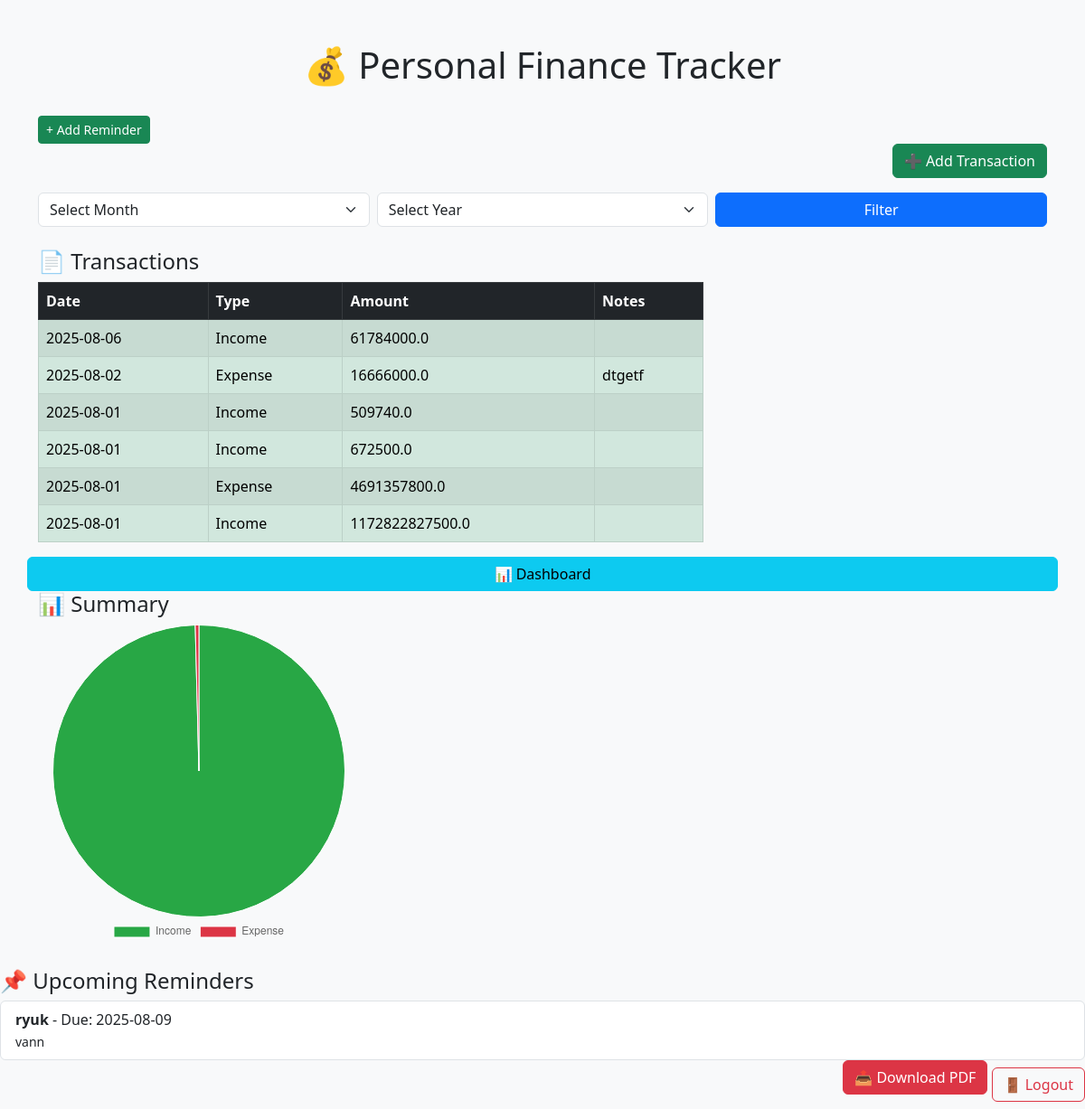
The page / (signed in) on the database its author committed.
### tables this page shows
CREATE TABLE transactions (
                id INTEGER PRIMARY KEY AUTOINCREMENT,
                user_id INTEGER NOT NULL,
                date TEXT NOT NULL,
                type TEXT NOT NULL,
                category TEXT NOT NULL,
                amount REAL NOT NULL,
                notes TEXT,
                FOREIGN KEY (user_id) REFERENCES users(id)
            );

CREATE TABLE reminders (
                id INTEGER PRIMARY KEY AUTOINCREMENT,
                user_id INTEGER NOT NULL,
                title TEXT NOT NULL,
                due_date TEXT NOT NULL,
                notes TEXT,
                FOREIGN KEY (user_id) REFERENCES users(id)
            );

### app.py (the view)
@app.route('/', methods=['GET', 'POST'])
def index():
    if 'user_id' not in session:
        return redirect('/login')
    user_id = session['user_id']
    month = request.args.get('month')
    year = request.args.get('year')
    where_clause = "WHERE user_id = ?"
    params = [user_id]
    if month and year:
        where_clause += " AND strftime('%m', date) = ? AND strftime('%Y', date) = ?"
        params.extend([month.zfill(2), year])
    with sqlite3.connect(DB_PATH) as conn:
        cursor = conn.execute(f"SELECT * FROM transactions {where_clause} ORDER BY date DESC", params)
        transactions = cursor.fetchall()
        income = conn.execute(f"SELECT SUM(amount) FROM transactions {where_clause} AND type='Income'", params).fetchone()[0] or 0
        expense = conn.execute(f"SELECT SUM(amount) FROM transactions {where_clause} AND type='Expense'", params).fetchone()[0] or 0
        cursor = conn.execute("SELECT * FROM reminders WHERE user_id=? AND due_date >= date('now') ORDER BY due_date", (user_id,))
        reminders = cursor.fetchall()
    return render_template('index.html',
                           transactions=transactions,
                           income=income,
                           expense=expense,
                           reminders=reminders,
                           selected_month=month,
                           selected_year=year)

### templates/index.html (shortened to what this page needs)
<!DOCTYPE html>
<html lang="en">
<head>
    <link href="https://cdn.jsdelivr.net/npm/bootstrap@5.3.0/dist/css/bootstrap.min.css" rel="stylesheet">
</head>
<body class="bg-light">
    <div class="container mt-5">
        <h1 class="text-center mb-4">💰 Personal Finance Tracker</h1>
<a href="/add_reminder" class="btn btn-sm btn-success mt-2">+ Add Reminder</a>
        <div class="text-end mb-3">
            <a href="/add" class="btn btn-success">➕ Add Transaction</a>
        </div>
        <form method="GET" action="/" class="row g-2 mb-4">
  <div class="col-md-4">
    <select name="month" class="form-select">
      <option value="">Select Month</option>
    </select>
  </div>
  <div class="col-md-4">
    <select name="year" class="form-select">
      <option value="">Select Year</option>
    </select>
  </div>
  <div class="col-md-4">
    <button class="btn btn-primary w-100">Filter</button>
  </div>
</form>
        <div class="row">
            <div class="col-md-8">
                <h4>📄 Transactions</h4>
                <table class="table table-bordered table-striped">
                    <thead class="table-dark">
                        <tr>
                            <th>Date</th>
                            <th>Type</th>
                            <th>Amount</th>
                            <th>Notes</th>
                        </tr>
                    </thead>
                    <tbody>
                        {% for t in transactions %}
                        <tr class="{% if t[2] == 'Expense' %}table-danger{% else %}table-success{% endif %}">
                            <td>{{ t[2] }}</td>
                            <td>{{ t[3] }}</td>
                            <td>{{ t[5] }}</td>
                            <td>{{ t[6] }}</td>
                        </tr>
                        {% endfor %}
                    </tbody>
                </table>
            </div>
            <a href="/dashboard" class="btn btn-info">📊 Dashboard</a>
            <div class="col-md-4">
                <h4>📊 Summary</h4>
                <canvas id="financeChart"></canvas>
            </div>
        </div>
    </div>
    <script>
        const income = {{ income }};
        const expense = {{ expense }};
        const ctx = document.getElementById('financeChart').getContext('2d');
        new Chart(ctx, {
            type: 'pie',
            data: {
                labels: ['Income', 'Expense'],
                datasets: [{
                    label: '₹ Breakdown',
                    data: [income, expense],
                    backgroundColor: ['#28a745', '#dc3545'],
                    borderWidth: 1
                }]
            },
            options: {
                responsive: true,
                plugins: {
                    legend: {
                        position: 'bottom'
                    }
                }
            }
        });
    </script>
          <h4 class="mt-4">📌 Upcoming Reminders</h4>
<ul class="list-group">
  {% for r in reminders %}
    <li class="list-group-item">
      <strong>{{ r[2] }}</strong> - Due: {{ r[3] }}<br>
      <small>{{ r[4] }}</small>
    </li>
  {% else %}
    <li class="list-group-item">No reminders!</li>
  {% endfor %}
</ul>
    <div class="text-end">
        <a href="/export-pdf{% if selected_month and selected_year %}?month={{ selected_month }}&year={{ selected_year }}{% endif %}" class="btn btn-danger mb-3">
  📤 Download PDF
</a>
    <a href="/logout" class="btn btn-outline-danger">🚪 Logout</a>
</div>
</body>
</html>

### rows shown on the page
transactions: date "2025-08-06", type "Income", amount "61784000.0"
transactions: date "2025-08-02", type "Expense", amount "16666000.0", notes "dtgetf"
transactions: date "2025-08-01", type "Income", amount "509740.0"
transactions: date "2025-08-01", type "Income", amount "672500.0"
transactions: date "2025-08-01", type "Expense", amount "4691357800.0"
transactions: date "2025-08-01", type "Income", amount "1172822827500.0"
reminders: title "ryuk", due_date "2025-08-09", notes "vann"

### other values the page prints
chart data {{ income }} 1172885793740.0
chart data {{ expense }} 4708023800.0
